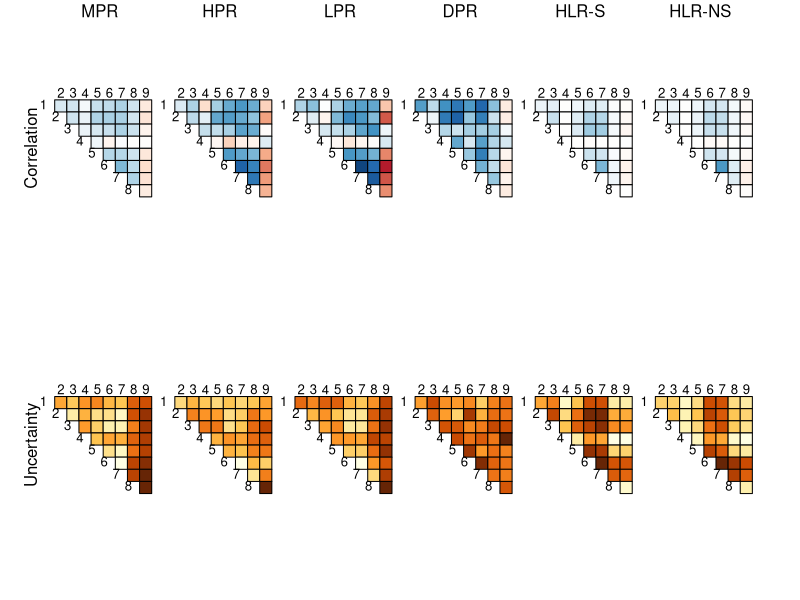

Reproduce this figure in R.
###########################
###### Load Packages ######
###########################

library(corrplot)
library(openxlsx)
library(ggplot2)
library(RColorBrewer)

###########################
###### Read in csvs #######
###########################

# Pollock mean/lower/upper/uncertainty

Pollock_Rho_Mean <- read.csv("Rho_mean_Frog_Pollock.csv")
rownames(Pollock_Rho_Mean) <- Pollock_Rho_Mean[,1]
Pollock_Rho_Mean <- Pollock_Rho_Mean[,-1]
Pollock_Rho_Mean <- as.matrix(Pollock_Rho_Mean)
colnames(Pollock_Rho_Mean) <- rownames(Pollock_Rho_Mean) <- 1:ncol(Pollock_Rho_Mean)

Pollock_Rho_Lower <- read.csv("Rho_lower_Frog_Pollock.csv")
rownames(Pollock_Rho_Lower) <- Pollock_Rho_Lower[,1]
Pollock_Rho_Lower <- Pollock_Rho_Lower[,-1]
Pollock_Rho_Lower <- as.matrix(Pollock_Rho_Lower)
colnames(Pollock_Rho_Lower) <- rownames(Pollock_Rho_Lower) <- 1:ncol(Pollock_Rho_Lower)

Pollock_Rho_Upper <- read.csv("Rho_upper_Frog_Pollock.csv")
rownames(Pollock_Rho_Upper) <- Pollock_Rho_Upper[,1]
Pollock_Rho_Upper <- Pollock_Rho_Upper[,-1]
Pollock_Rho_Upper <- as.matrix(Pollock_Rho_Upper)
colnames(Pollock_Rho_Upper) <- rownames(Pollock_Rho_Upper) <- 1:ncol(Pollock_Rho_Upper)

Uncertainty_Pollock <- Pollock_Rho_Upper - Pollock_Rho_Lower
colnames(Uncertainty_Pollock) <- rownames(Uncertainty_Pollock) <- 1:ncol(Uncertainty_Pollock)
Uncertainty_Pollock <- as.matrix(Uncertainty_Pollock)

# BayesComm mean/lower/upper/uncertainty

BayesComm_Rho_Mean <- read.csv("Rho_mean_Frog_BayesComm.csv")
rownames(BayesComm_Rho_Mean) <- BayesComm_Rho_Mean[,1]
BayesComm_Rho_Mean <- BayesComm_Rho_Mean[,-1]
BayesComm_Rho_Mean <- as.matrix(BayesComm_Rho_Mean)
colnames(BayesComm_Rho_Mean) <- rownames(BayesComm_Rho_Mean) <- 1:ncol(BayesComm_Rho_Mean)

BayesComm_Rho_Lower <- read.csv("Rho_lower_Frog_BayesComm.csv")
rownames(BayesComm_Rho_Lower) <- BayesComm_Rho_Lower[,1]
BayesComm_Rho_Lower <- BayesComm_Rho_Lower[,-1]
BayesComm_Rho_Lower <- as.matrix(BayesComm_Rho_Lower)
colnames(BayesComm_Rho_Lower) <- rownames(BayesComm_Rho_Lower) <- 1:ncol(BayesComm_Rho_Lower)

BayesComm_Rho_upper <- read.csv("Rho_upper_Frog_BayesComm.csv")
rownames(BayesComm_Rho_upper) <- BayesComm_Rho_upper[,1]
BayesComm_Rho_upper <- BayesComm_Rho_upper[,-1]
BayesComm_Rho_upper <- as.matrix(BayesComm_Rho_upper)
colnames(BayesComm_Rho_upper) <- rownames(BayesComm_Rho_upper) <- 1:ncol(BayesComm_Rho_upper)

Uncertainty_BayesComm <- BayesComm_Rho_upper - BayesComm_Rho_Lower
colnames(Uncertainty_BayesComm) <- rownames(Uncertainty_BayesComm) <- 1:ncol(Uncertainty_BayesComm)
Uncertainty_BayesComm <- as.matrix(Uncertainty_BayesComm)

# Ovaskainen mean/lower/upper/uncertainty

Ovaskainen_Rho_Mean <- openxlsx::read.xlsx("R1_Frog_Ovaskainen.xlsx",
                                           sheet = 1,
                                           colNames = TRUE)
rownames(Ovaskainen_Rho_Mean) <- Ovaskainen_Rho_Mean[,1]
Ovaskainen_Rho_Mean <- Ovaskainen_Rho_Mean[,-1]
Ovaskainen_Rho_Mean <- as.matrix(Ovaskainen_Rho_Mean)
colnames(Ovaskainen_Rho_Mean) <- rownames(Ovaskainen_Rho_Mean) <- 1:ncol(Ovaskainen_Rho_Mean)

Ovaskainen_Rho_Lower <- openxlsx::read.xlsx("R1_Frog_Ovaskainen.xlsx",
                                            sheet = 5,
                                            colNames = TRUE)
rownames(Ovaskainen_Rho_Lower) <- Ovaskainen_Rho_Lower[,1]
Ovaskainen_Rho_Lower <- Ovaskainen_Rho_Lower[,-1]
Ovaskainen_Rho_Lower <- as.matrix(Ovaskainen_Rho_Lower)
colnames(Ovaskainen_Rho_Lower) <- rownames(Ovaskainen_Rho_Lower) <- 1:ncol(Ovaskainen_Rho_Lower)

Ovaskainen_Rho_Upper <- openxlsx::read.xlsx("R1_Frog_Ovaskainen.xlsx",
                                            sheet = 6,
                                            colNames = TRUE)
rownames(Ovaskainen_Rho_Upper) <- Ovaskainen_Rho_Upper[,1]
Ovaskainen_Rho_Upper <- Ovaskainen_Rho_Upper[,-1]
Ovaskainen_Rho_Upper <- as.matrix(Ovaskainen_Rho_Upper)
colnames(Ovaskainen_Rho_Upper) <- rownames(Ovaskainen_Rho_Upper) <- 1:ncol(Ovaskainen_Rho_Upper)

Uncertainty_Ovaskainen <- Ovaskainen_Rho_Upper - Ovaskainen_Rho_Lower
colnames(Uncertainty_Ovaskainen) <- rownames(Uncertainty_Ovaskainen) <- 1:ncol(Uncertainty_Ovaskainen)
Uncertainty_Ovaskainen <- as.matrix(Uncertainty_Ovaskainen)

# Ovaskainen mean/lower/upper/uncertainty

OvaskainenNS_Rho_Mean <- openxlsx::read.xlsx("R1_Frog_OvaskainenNS.xlsx",
                                             sheet = 1,
                                             colNames = TRUE)
rownames(OvaskainenNS_Rho_Mean) <- OvaskainenNS_Rho_Mean[,1]
OvaskainenNS_Rho_Mean <- OvaskainenNS_Rho_Mean[,-1]
OvaskainenNS_Rho_Mean <- as.matrix(OvaskainenNS_Rho_Mean)
colnames(OvaskainenNS_Rho_Mean) <- rownames(OvaskainenNS_Rho_Mean) <- 1:ncol(OvaskainenNS_Rho_Mean)

OvaskainenNS_Rho_Lower <- openxlsx::read.xlsx("R1_Frog_OvaskainenNS.xlsx",
                                              sheet = 5,
                                              colNames = TRUE)
rownames(OvaskainenNS_Rho_Lower) <- OvaskainenNS_Rho_Lower[,1]
OvaskainenNS_Rho_Lower <- OvaskainenNS_Rho_Lower[,-1]
OvaskainenNS_Rho_Lower <- as.matrix(OvaskainenNS_Rho_Lower)
colnames(OvaskainenNS_Rho_Lower) <- rownames(OvaskainenNS_Rho_Lower) <- 1:ncol(OvaskainenNS_Rho_Lower)

OvaskainenNS_Rho_Upper <- openxlsx::read.xlsx("R1_Frog_OvaskainenNS.xlsx",
                                              sheet = 6,
                                              colNames = TRUE)
rownames(OvaskainenNS_Rho_Upper) <- OvaskainenNS_Rho_Upper[,1]
OvaskainenNS_Rho_Upper <- OvaskainenNS_Rho_Upper[,-1]
OvaskainenNS_Rho_Upper <- as.matrix(OvaskainenNS_Rho_Upper)
colnames(OvaskainenNS_Rho_Upper) <- rownames(OvaskainenNS_Rho_Upper) <- 1:ncol(OvaskainenNS_Rho_Upper)

Uncertainty_OvaskainenNS <- OvaskainenNS_Rho_Upper - OvaskainenNS_Rho_Lower
colnames(Uncertainty_OvaskainenNS) <- rownames(Uncertainty_OvaskainenNS) <- 1:ncol(Uncertainty_OvaskainenNS)
Uncertainty_OvaskainenNS <- as.matrix(Uncertainty_OvaskainenNS)

# Clark mean/lower/upper/uncertainty

Clark_Rho_Mean <- read.csv("Rho_mean_Frog_Clark.csv")
rownames(Clark_Rho_Mean) <- Clark_Rho_Mean[,1]
Clark_Rho_Mean <- Clark_Rho_Mean[,-1]
Clark_Rho_Mean <- as.matrix(Clark_Rho_Mean)
colnames(Clark_Rho_Mean) <- rownames(Clark_Rho_Mean) <- 1:ncol(Clark_Rho_Mean)

Clark_Rho_Lower <- read.csv("Rho_lower_Frog_Clark.csv")
rownames(Clark_Rho_Lower) <- Clark_Rho_Lower[,1]
Clark_Rho_Lower <- Clark_Rho_Lower[,-1]
Clark_Rho_Lower <- as.matrix(Clark_Rho_Lower)
colnames(Clark_Rho_Lower) <- rownames(Clark_Rho_Lower) <- 1:ncol(Clark_Rho_Lower)

Clark_Rho_upper <- read.csv("Rho_upper_Frog_Clark.csv")
rownames(Clark_Rho_upper) <- Clark_Rho_upper[,1]
Clark_Rho_upper <- Clark_Rho_upper[,-1]
Clark_Rho_upper <- as.matrix(Clark_Rho_upper)
colnames(Clark_Rho_upper) <- rownames(Clark_Rho_upper) <- 1:ncol(Clark_Rho_upper)

Uncertainty_Clark <- Clark_Rho_upper - Clark_Rho_Lower
colnames(Uncertainty_Clark) <- rownames(Uncertainty_Clark) <- 1:ncol(Uncertainty_Clark)
Uncertainty_Clark <- as.matrix(Uncertainty_Clark)

# boral mean/lower/upper/uncertainty

boral_Rho_Mean <- read.csv("Rho_mean_Frog_boral.csv")
rownames(boral_Rho_Mean) <- boral_Rho_Mean[,1]
boral_Rho_Mean <- boral_Rho_Mean[,-1]
boral_Rho_Mean <- as.matrix(boral_Rho_Mean)
colnames(boral_Rho_Mean) <- rownames(boral_Rho_Mean) <- 1:ncol(boral_Rho_Mean)

boral_Rho_Lower <- read.csv("Rho_lower_Frog_boral.csv")
rownames(boral_Rho_Lower) <- boral_Rho_Lower[,1]
boral_Rho_Lower <- boral_Rho_Lower[,-1]
boral_Rho_Lower <- as.matrix(boral_Rho_Lower)
colnames(boral_Rho_Lower) <- rownames(boral_Rho_Lower) <- 1:ncol(boral_Rho_Lower)

boral_Rho_upper <- read.csv("Rho_upper_Frog_boral.csv")
rownames(boral_Rho_upper) <- boral_Rho_upper[,1]
boral_Rho_upper <- boral_Rho_upper[,-1]
boral_Rho_upper <- as.matrix(boral_Rho_upper)
colnames(boral_Rho_upper) <- rownames(boral_Rho_upper) <- 1:ncol(boral_Rho_upper)

Uncertainty_boral <- boral_Rho_upper - boral_Rho_Lower
colnames(Uncertainty_boral) <- rownames(Uncertainty_boral) <- 1:ncol(Uncertainty_boral)
Uncertainty_boral <- as.matrix(Uncertainty_boral)

###########################
#### Correlation plots ####
###########################

png(filename = "Correlation Plot Frogs.png", units = "in", width = 12, height = 7, res = 300)

#pdf(file = "Correlation Plot Frogs.pdf", width = 12, height = 5)
par(mfrow = c(2,6), mar = c(4,2,4,2), oma = c(0.5,3,0,3))

corrplot(BayesComm_Rho_Mean,                       # BayesComm correlation
         type = "upper",
         method = "color",
         tl.col = "black",
         tl.srt = 0,
         tl.cex = 1.2,
         tl.offset = 0.6,
         diag = F,
         outline = T,
         cl.cex = 1,
         cl.align.text = "l",
         cl.pos = "n")
mtext("MPR", side = 3, line = 2.5)
mtext("Correlation", side = 2, outer = F, line = 2)

corrplot(Pollock_Rho_Mean,                          # Pollock correlation
         type = "upper",
         method = "color",
         tl.col = "black",
         tl.srt = 0,
         tl.cex = 1.2,
         tl.offset = 0.6,
         diag = F,
         outline = T,
         cl.cex = 1,
         cl.align.text = "l",
         cl.pos = "n")
mtext("HPR", side = 3, line = 2.5)

corrplot(boral_Rho_Mean,                          # boral correlation
         type = "upper",
         method = "color",
         tl.col = "black",
         tl.srt = 0,
         tl.cex = 1.2,
         tl.offset = 0.6,
         diag = F,
         outline = T,
         cl.cex = 1,
         cl.align.text = "l",
         cl.pos = "n")
mtext("LPR", side = 3, line = 2.5)

corrplot(Clark_Rho_Mean,                          # Clark correlation
         type = "upper",
         method = "color",
         tl.col = "black",
         tl.srt = 0,
         tl.cex = 1.2,
         tl.offset = 0.6,
         diag = F,
         outline = T,
         cl.cex = 1,
         cl.align.text = "l",
         cl.pos = "n")
mtext("DPR", side = 3, line = 2.5)

corrplot(Ovaskainen_Rho_Mean,                       # Ovaskainen correlation
         type = "upper",
         method = "color",
         tl.col = "black",
         tl.srt = 0,
         tl.cex = 1.2,
         tl.offset = 0.6,
         diag = F,
         outline = T,
         cl.cex = 1,
         cl.align.text = "l",
         cl.pos = "n")
mtext("HLR-S", side = 3, line = 2.5)

corrplot(OvaskainenNS_Rho_Mean,                     # OvaskainenNS correlation
         type = "upper",
         method = "color",
         tl.col = "black",
         tl.srt = 0,
         tl.cex = 1.2,
         tl.offset = 0.6,
         diag = F,
         outline = T,
         cl.cex = 1,
         cl.align.text = "l",
         cl.pos = "n")
mtext("HLR-NS", side = 3, line = 2.5)

# Uncertainty plots

corrplot(Uncertainty_BayesComm,                     # BayesComm uncertainty
         is.corr = F,
         type = "upper",
         method = "color",
         tl.col = "black",
         tl.srt = 0,
         tl.cex = 1.2,
         tl.offset = 0.6,
         diag = F,
         cl.lim = c(0,1.5),
         outline = T,
         cl.cex = 1,
         cl.align.text = "l",
         cl.pos = "n")
mtext("Uncertainty", side = 2, outer = F, line = 2)

corrplot(Uncertainty_boral,                       # boral uncertainty
         is.corr = F,
         type = "upper",
         method = "color",
         tl.col = "black",
         tl.srt = 0,
         tl.cex = 1.2,
         tl.offset = 0.6,
         diag = F,
         cl.lim = c(0,2),
         outline = T,
         cl.cex = 1,
         cl.align.text = "l",
         cl.pos = "n")

corrplot(Uncertainty_Pollock,                       # Pollock uncertainty
         is.corr = F,
         type = "upper",
         method = "color",
         tl.col = "black",
         tl.srt = 0,
         tl.cex = 1.2,
         tl.offset = 0.6,
         diag = F,
         cl.lim = c(0,1.5),
         outline = T,
         cl.cex = 1,
         cl.align.text = "l",
         cl.pos = "n")

corrplot(Uncertainty_Clark,                       # Clark uncertainty
         is.corr = F,
         type = "upper",
         method = "color",
         tl.col = "black",
         tl.srt = 0,
         tl.cex = 1.2,
         tl.offset = 0.6,
         diag = F,
         cl.lim = c(0,1.5),
         outline = T,
         cl.cex = 1,
         cl.align.text = "l",
         cl.pos = "n")

corrplot(Uncertainty_Ovaskainen,                    # Ovaskainen uncertainty
         is.corr = F,
         type = "upper",
         method = "color",
         tl.col = "black",
         tl.srt = 0,
         tl.cex = 1.2,
         tl.offset = 0.6,
         diag = F,
         cl.lim = c(0,1.5),
         outline = T,
         cl.cex = 1,
         cl.align.text = "l",
         cl.pos = "n")

corrplot(Uncertainty_OvaskainenNS,                  # OvaskainenNS uncertainty
         is.corr = F,
         type = "upper",
         method = "color",
         tl.col = "black",
         tl.srt = 0,
         tl.cex = 1.2,
         tl.offset = 0.6,
         diag = F,
         cl.lim = c(0,1.5),
         outline = T,
         cl.cex = 1,
         cl.align.text = "l",
         cl.pos = "n")

dev.off()
